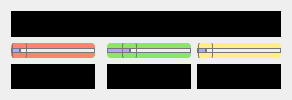
        <widget class="QWidget" name="model_0">
         <property name="styleSheet">
          <string notr="true"/>
         </property>
         <attribute name="title">
          <string>Tab 1</string>
         </attribute>
         <layout class="QGridLayout" name="gridLayout_2">
          <item row="2" column="0">
           <widget class="QLabel" name="imagez_0">
            <property name="mouseTracking">
             <bool>true</bool>
            </property>
            <property name="styleSheet">
             <string notr="true">background-color: rgb(0, 0, 0);</string>
            </property>
            <property name="text">
             <string/>
            </property>
            <property name="scaledContents">
             <bool>false</bool>
            </property>
            <property name="alignment">
             <set>Qt::AlignCenter</set>
            </property>
           </widget>
          </item>
          <item row="2" column="3">
           <widget class="QLabel" name="imagex_0">
            <property name="mouseTracking">
             <bool>true</bool>
            </property>
            <property name="styleSheet">
             <string notr="true">background-color: rgb(0, 0, 0);
</string>
            </property>
            <property name="text">
             <string/>
            </property>
            <property name="alignment">
             <set>Qt::AlignCenter</set>
            </property>
           </widget>
          </item>
          <item row="2" column="2">
           <widget class="QLabel" name="imagey_0">
            <property name="mouseTracking">
             <bool>true</bool>
            </property>
            <property name="styleSheet">
             <string notr="true">background-color: rgb(0, 0, 0);

</string>
            </property>
            <property name="text">
             <string/>
            </property>
            <property name="alignment">
             <set>Qt::AlignCenter</set>
            </property>
           </widget>
          </item>
          <item row="0" column="0" colspan="4">
           <widget class="QLabel" name="threeD_window_0">
            <property name="sizePolicy">
             <sizepolicy hsizetype="Preferred" vsizetype="Preferred">
              <horstretch>0</horstretch>
              <verstretch>0</verstretch>
             </sizepolicy>
            </property>
            <property name="styleSheet">
             <string notr="true">background-color: rgb(0, 0, 0);</string>
            </property>
            <property name="text">
             <string>TextLabel</string>
            </property>
            <property name="scaledContents">
             <bool>false</bool>
            </property>
            <property name="indent">
             <number>0</number>
            </property>
           </widget>
          </item>
          <item row="1" column="2">
           <widget class="QFrame" name="bary_0">
            <property name="styleSheet">
             <string notr="true">background-color: #8FE561;
border-radius: 4px;</string>
            </property>
            <property name="frameShape">
             <enum>QFrame::StyledPanel</enum>
            </property>
            <property name="frameShadow">
             <enum>QFrame::Raised</enum>
            </property>
            <layout class="QHBoxLayout" name="horizontalLayout_2">
             <property name="spacing">
              <number>0</number>
             </property>
             <property name="leftMargin">
              <number>0</number>
             </property>
             <property name="topMargin">
              <number>0</number>
             </property>
             <property name="rightMargin">
              <number>0</number>
             </property>
             <property name="bottomMargin">
              <number>0</number>
             </property>
             <item>
              <widget class="QSlider" name="slidery_0">
               <property name="mouseTracking">
                <bool>false</bool>
               </property>
               <property name="styleSheet">
                <string notr="true">QSlider::groove:horizontal {
border: 1px solid #bbb;
background: white;
height: 3px;
border-radius: 4px;
}

QSlider::sub-page:horizontal {
background: rgb(170, 170, 255);
border: 1px solid #777;
height: 5px;
border-radius: 4px;
}

QSlider::add-page:horizontal {
background: #eee;
border: 1px solid #777;
height: 10px;
border-radius: 4px;
}

QSlider::handle:horizontal {
background: qlineargradient(x1:0, y1:0, x2:1, y2:1,
    stop:0 #eee, stop:1 #ccc);
border: 1px solid #777;
width: 13px;
margin-top: -8px;
margin-bottom: -8px;
border-radius: 4px;
}

QSlider::handle:horizontal:hover {
background: qlineargradient(x1:0, y1:0, x2:1, y2:1,
    stop:0 #fff, stop:1 #ddd);
border: 1px solid #444;
border-radius: 4px;
}

QSlider::sub-page:horizontal:disabled {
background: #eee;
border-color: #999;
}

QSlider::add-page:horizontal:disabled {
background: #eee;
border-color: #999;
}

QSlider::handle:horizontal:disabled {
background: #eee;
border: 1px solid #aaa;
border-radius: 4px;
}</string>
               </property>
               <property name="maximum">
                <number>99</number>
               </property>
               <property name="value">
                <number>20</number>
               </property>
               <property name="orientation">
                <enum>Qt::Horizontal</enum>
               </property>
              </widget>
             </item>
            </layout>
           </widget>
          </item>
          <item row="1" column="0">
           <widget class="QFrame" name="barz_0">
            <property name="styleSheet">
             <string notr="true">background-color: rgb(255, 131, 114);
border-radius: 4px;</string>
            </property>
            <property name="frameShape">
             <enum>QFrame::StyledPanel</enum>
            </property>
            <property name="frameShadow">
             <enum>QFrame::Raised</enum>
            </property>
            <layout class="QHBoxLayout" name="horizontalLayout">
             <property name="spacing">
              <number>0</number>
             </property>
             <property name="leftMargin">
              <number>0</number>
             </property>
             <property name="topMargin">
              <number>0</number>
             </property>
             <property name="rightMargin">
              <number>0</number>
             </property>
             <property name="bottomMargin">
              <number>0</number>
             </property>
             <item>
              <widget class="QSlider" name="sliderz_0">
               <property name="mouseTracking">
                <bool>false</bool>
               </property>
               <property name="styleSheet">
                <string notr="true">QSlider::groove:horizontal {
border: 1px solid #bbb;
background: white;
height: 3px;
border-radius: 4px;
}

QSlider::sub-page:horizontal {
background: rgb(170, 170, 255);
border: 1px solid #777;
height: 5px;
border-radius: 4px;
}

QSlider::add-page:horizontal {
background:  #eee;
border: 1px solid #777;
height: 10px;
border-radius: 4px;
}

QSlider::handle:horizontal {
background: qlineargradient(x1:0, y1:0, x2:1, y2:1,
    stop:0 #eee, stop:1 #ccc);
border: 1px solid #777;
width: 13px;
margin-top: -8px;
margin-bottom: -8px;
border-radius: 4px;
}

QSlider::handle:horizontal:hover {
background: qlineargradient(x1:0, y1:0, x2:1, y2:1,
    stop:0 #fff, stop:1 #ddd);
border: 1px solid #444;
border-radius: 4px;
}

QSlider::sub-page:horizontal:disabled {
background: #eee;
border-color: #999;
}

QSlider::add-page:horizontal:disabled {
background: #eee;
border-color: #999;
}

QSlider::handle:horizontal:disabled {
background: #eee;
border: 1px solid #aaa;
border-radius: 4px;
}</string>
               </property>
               <property name="orientation">
                <enum>Qt::Horizontal</enum>
               </property>
              </widget>
             </item>
            </layout>
           </widget>
          </item>
          <item row="1" column="3">
           <widget class="QFrame" name="barx_0">
            <property name="sizePolicy">
             <sizepolicy hsizetype="Preferred" vsizetype="Maximum">
              <horstretch>0</horstretch>
              <verstretch>0</verstretch>
             </sizepolicy>
            </property>
            <property name="styleSheet">
             <string notr="true">background-color: #FFED87;
border-radius: 4px;</string>
            </property>
            <property name="frameShape">
             <enum>QFrame::StyledPanel</enum>
            </property>
            <property name="frameShadow">
             <enum>QFrame::Raised</enum>
            </property>
            <layout class="QHBoxLayout" name="horizontalLayout_3">
             <property name="spacing">
              <number>0</number>
             </property>
             <property name="leftMargin">
              <number>0</number>
             </property>
             <property name="topMargin">
              <number>0</number>
             </property>
             <property name="rightMargin">
              <number>0</number>
             </property>
             <property name="bottomMargin">
              <number>0</number>
             </property>
             <item>
              <widget class="QSlider" name="sliderx_0">
               <property name="mouseTracking">
                <bool>false</bool>
               </property>
               <property name="styleSheet">
                <string notr="true">QSlider::groove:horizontal {
border: 1px solid #bbb;
background: white;
height: 3px;
border-radius: 4px;
}

QSlider::sub-page:horizontal {
background: rgb(170, 170, 255);
border: 1px solid #777;
height: 5px;
border-radius: 4px;
}

QSlider::add-page:horizontal {
background: #eee;
border: 1px solid #777;
height: 10px;
border-radius: 4px;
}

QSlider::handle:horizontal {
background: qlineargradient(x1:0, y1:0, x2:1, y2:1,
    stop:0 #eee, stop:1 #ccc);
border: 1px solid #777;
width: 13px;
margin-top: -8px;
margin-bottom: -8px;
border-radius: 4px;
}

QSlider::handle:horizontal:hover {
background: qlineargradient(x1:0, y1:0, x2:1, y2:1,
    stop:0 #fff, stop:1 #ddd);
border: 1px solid #444;
border-radius: 4px;
}

QSlider::sub-page:horizontal:disabled {
background: #eee;
border-color: #999;
}

QSlider::add-page:horizontal:disabled {
background: #eee;
border-color: #999;
}

QSlider::handle:horizontal:disabled {
background: #eee;
border: 1px solid #aaa;
border-radius: 4px;
}</string>
               </property>
               <property name="orientation">
                <enum>Qt::Horizontal</enum>
               </property>
              </widget>
             </item>
            </layout>
           </widget>
          </item>
         </layout>
        </widget>
